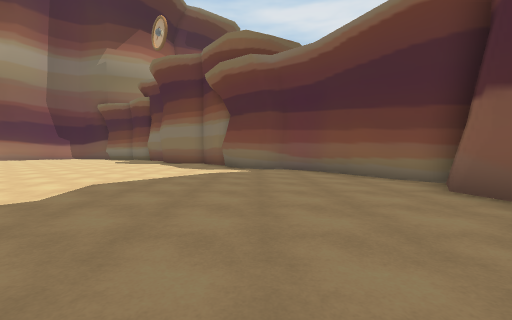
View 1 (above)

16 first-person views from a walk through a 3-D level made in the Unity game engine. The camera is 1.2 m above the floor, tilts 2° down and sees 90° across. The floor is counted in squares, 2 m on a side. Each view is taken from the middle of a square. On the plan, view 1 faces up. The plan holds only what a view shows up to about 9 squares ahead; the rest is blank. The place goes on beyond the plan. Some surface patterns are stand-ins.

View 2
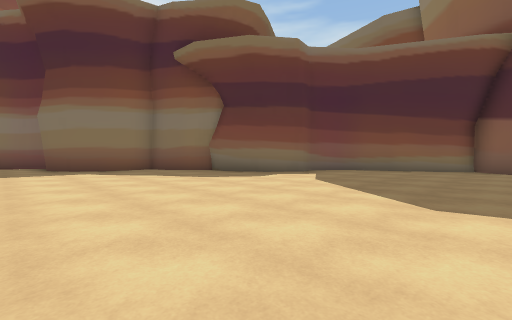

View 3
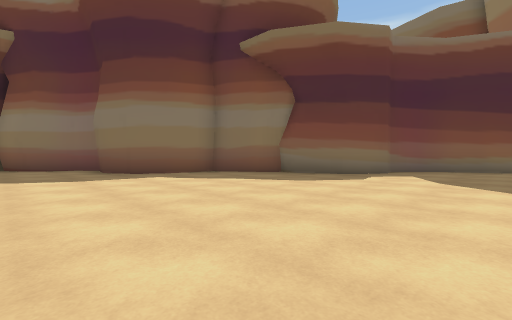

View 4
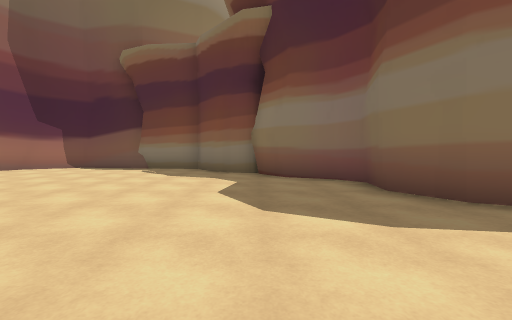

View 5
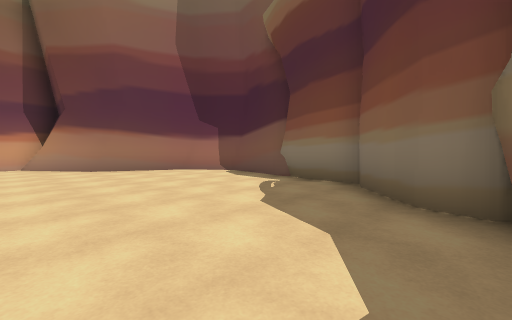

View 6
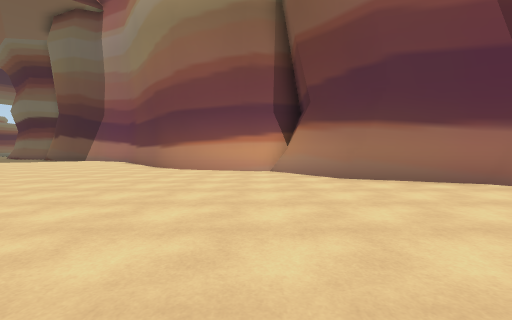

View 7
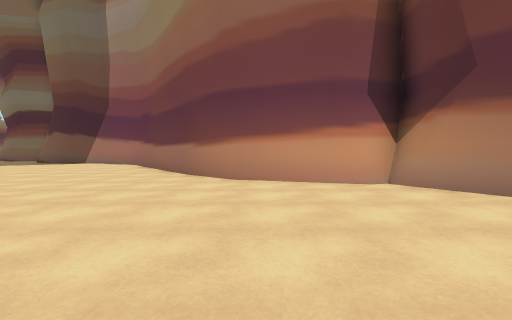

View 8
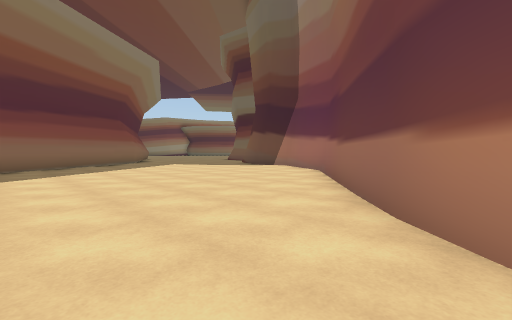

View 9
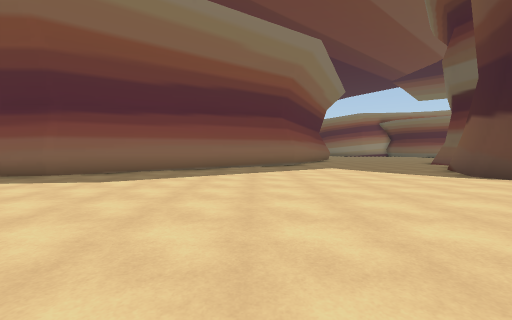

View 10
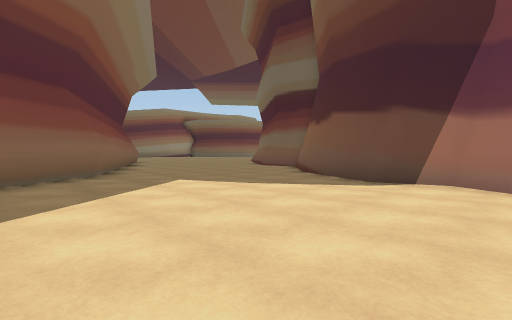

View 11
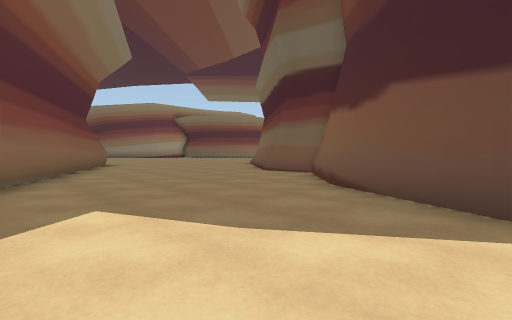

View 12
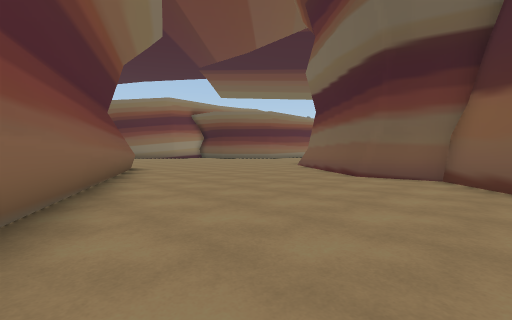

View 13
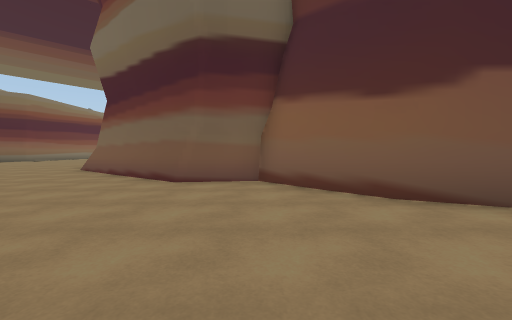

View 14
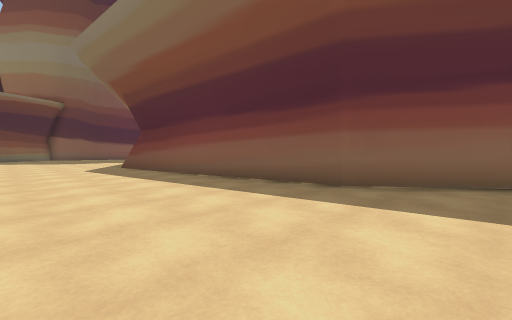

View 15
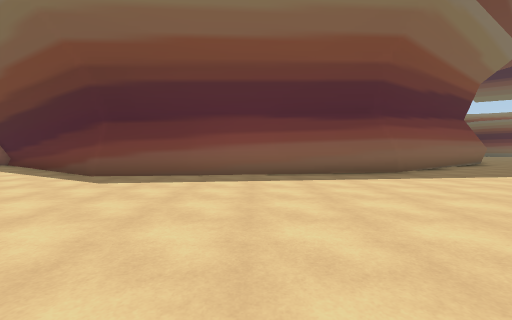

View 16
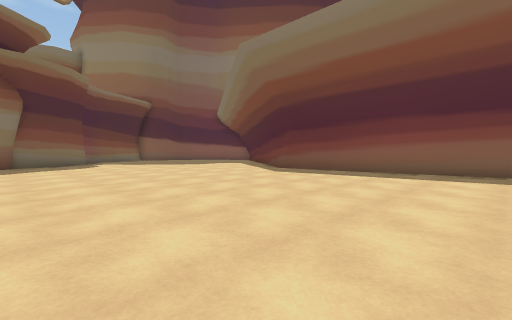

### Floor plan
Points are (right, up) in squares from view 1. A wall is a line through its corners. A room is listed if a view was taken in it or the views show most of it. See-through windows are left out.
Room 1 (views 1, 2, 3, 4, 5, 6, 7, 8, 9, 10, 11, 12, 13, 14, 15, 16)
walls: (-7, 3.5) (-5.4, 2.3); (-18.6, 11.4) (-19.9, 10); (-19.6, 10.3) (-24.1, 6.6); (-18, 14.1) (-18.8, 11.3); (-17.2, 15) (-18.6, 15.1); (-18.5, 14.9) (-18.1, 13.7); (-24.1, 6.9) (-25.5, 4.4) (-25.1, 3.2) (-26.3, 0.8); (-5.4, 15.4) (-6.4, 15.9) (-7.1, 16.9) (-7.7, 17.1) (-8.7, 18.2) (-8.9, 18.6) (-10.2, 18.6) (-11.2, 19.1); (-0.7, 9) (-1.3, 10.3); (-14.5, 18.6) (-15.5, 16.1) (-17.7, 14.6); (-10.8, 18.9) (-12.5, 19.2); (-13.1, 19.5) (-14.7, 18.2); (-26.1, 1.1) (-28.4, -0.9) (-28.1, -2.6) (-31.1, -6.5); (3, 5.4) (1.8, 7.6) (0.9, 8.4) (0.3, 8.3) (-0.6, 9) (-1.3, 10.1) (-1.3, 10.6) (-2.3, 11.9) (-2.5, 12.3) (-3.7, 12.5) (-4.5, 12.9) (-5.1, 13.9) (-4.9, 15) (-5.3, 15.6); (3.1, 2.9) (2.9, 3.6) (3.7, 4.8) (3.3, 5); (3.4, 4.8) (2.8, 5.5); (-28.4, -2.7) (-31.4, -6.2); (-24.5, -7.5) (-21.8, -2) (-15.1, 2.9) (-6.9, 3.6) (-3.2, 0.9)
low walls: (-12, 3.4) (-10.5, 3.5); (-17.8, 14.1) (-18.6, 11.4); (-17.9, 14.5) (-17.7, 13.9)

Positions as (right, up) in squares from view 1, and headings:
1: (0, 0), facing up
2: (-6, 4), facing up-right
3: (-7, 6), facing up-right
4: (-7, 10), facing up
5: (-7, 14), facing up-left
6: (-10, 14), facing left
7: (-13, 12), facing left
8: (-17, 11), facing down-left
9: (-20, 9), facing down
10: (-20, 5), facing down-left
11: (-22, 3), facing down-left
12: (-22, 0), facing down-left
13: (-23, -1), facing left
14: (-17, 7), facing down-right
15: (-11, 10), facing down
16: (-13, 11), facing down-right
